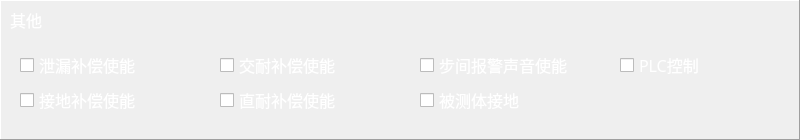
  <widget class="QFrame" name="frame_7">
   <property name="geometry">
    <rect>
     <x>0</x>
     <y>560</y>
     <width>800</width>
     <height>140</height>
    </rect>
   </property>
   <property name="frameShape">
    <enum>QFrame::Panel</enum>
   </property>
   <property name="frameShadow">
    <enum>QFrame::Raised</enum>
   </property>
   <widget class="QCheckBox" name="checkBox_11">
    <property name="geometry">
     <rect>
      <x>220</x>
      <y>50</y>
      <width>120</width>
      <height>30</height>
     </rect>
    </property>
    <property name="font">
     <font>
      <family>微软雅黑</family>
      <pointsize>12</pointsize>
     </font>
    </property>
    <property name="cursor">
     <cursorShape>ArrowCursor</cursorShape>
    </property>
    <property name="styleSheet">
     <string notr="true">color: rgb(255, 255, 255);</string>
    </property>
    <property name="text">
     <string>交耐补偿使能</string>
    </property>
   </widget>
   <widget class="QCheckBox" name="checkBox">
    <property name="geometry">
     <rect>
      <x>20</x>
      <y>50</y>
      <width>120</width>
      <height>30</height>
     </rect>
    </property>
    <property name="font">
     <font>
      <family>微软雅黑</family>
      <pointsize>12</pointsize>
     </font>
    </property>
    <property name="cursor">
     <cursorShape>ArrowCursor</cursorShape>
    </property>
    <property name="styleSheet">
     <string notr="true">color: rgb(255, 255, 255);</string>
    </property>
    <property name="text">
     <string>泄漏补偿使能</string>
    </property>
   </widget>
   <widget class="QCheckBox" name="checkBox_13">
    <property name="geometry">
     <rect>
      <x>420</x>
      <y>85</y>
      <width>120</width>
      <height>30</height>
     </rect>
    </property>
    <property name="font">
     <font>
      <family>微软雅黑</family>
      <pointsize>12</pointsize>
     </font>
    </property>
    <property name="cursor">
     <cursorShape>ArrowCursor</cursorShape>
    </property>
    <property name="styleSheet">
     <string notr="true">color: rgb(255, 255, 255);</string>
    </property>
    <property name="text">
     <string>被测体接地</string>
    </property>
   </widget>
   <widget class="QCheckBox" name="checkBox_6">
    <property name="geometry">
     <rect>
      <x>20</x>
      <y>85</y>
      <width>120</width>
      <height>30</height>
     </rect>
    </property>
    <property name="font">
     <font>
      <family>微软雅黑</family>
      <pointsize>12</pointsize>
     </font>
    </property>
    <property name="cursor">
     <cursorShape>ArrowCursor</cursorShape>
    </property>
    <property name="styleSheet">
     <string notr="true">color: rgb(255, 255, 255);</string>
    </property>
    <property name="text">
     <string>接地补偿使能</string>
    </property>
   </widget>
   <widget class="QCheckBox" name="checkBox_14">
    <property name="geometry">
     <rect>
      <x>420</x>
      <y>50</y>
      <width>150</width>
      <height>30</height>
     </rect>
    </property>
    <property name="font">
     <font>
      <family>微软雅黑</family>
      <pointsize>12</pointsize>
     </font>
    </property>
    <property name="cursor">
     <cursorShape>ArrowCursor</cursorShape>
    </property>
    <property name="styleSheet">
     <string notr="true">color: rgb(255, 255, 255);</string>
    </property>
    <property name="text">
     <string>步间报警声音使能</string>
    </property>
   </widget>
   <widget class="QCheckBox" name="checkBox_15">
    <property name="geometry">
     <rect>
      <x>620</x>
      <y>50</y>
      <width>90</width>
      <height>30</height>
     </rect>
    </property>
    <property name="font">
     <font>
      <family>微软雅黑</family>
      <pointsize>12</pointsize>
     </font>
    </property>
    <property name="cursor">
     <cursorShape>ArrowCursor</cursorShape>
    </property>
    <property name="styleSheet">
     <string notr="true">color: rgb(255, 255, 255);</string>
    </property>
    <property name="text">
     <string>PLC控制</string>
    </property>
   </widget>
   <widget class="QCheckBox" name="checkBox_12">
    <property name="geometry">
     <rect>
      <x>220</x>
      <y>85</y>
      <width>120</width>
      <height>30</height>
     </rect>
    </property>
    <property name="font">
     <font>
      <family>微软雅黑</family>
      <pointsize>12</pointsize>
     </font>
    </property>
    <property name="cursor">
     <cursorShape>ArrowCursor</cursorShape>
    </property>
    <property name="styleSheet">
     <string notr="true">color: rgb(255, 255, 255);</string>
    </property>
    <property name="text">
     <string>直耐补偿使能</string>
    </property>
   </widget>
   <widget class="QLabel" name="label_18">
    <property name="geometry">
     <rect>
      <x>10</x>
      <y>5</y>
      <width>90</width>
      <height>30</height>
     </rect>
    </property>
    <property name="font">
     <font>
      <family>微软雅黑</family>
      <pointsize>12</pointsize>
     </font>
    </property>
    <property name="styleSheet">
     <string notr="true">color: rgb(255, 255, 255);</string>
    </property>
    <property name="text">
     <string>其他</string>
    </property>
    <property name="alignment">
     <set>Qt::AlignLeading|Qt::AlignLeft|Qt::AlignVCenter</set>
    </property>
   </widget>
  </widget>
